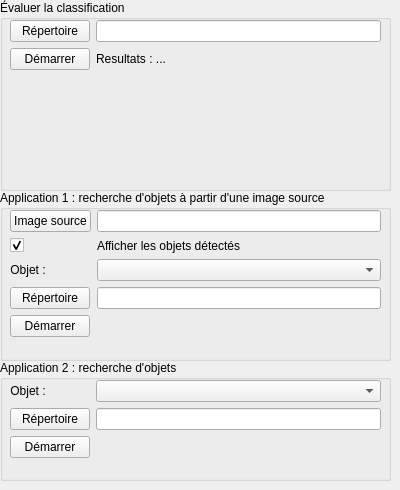
      <widget class="QWidget" name="tab_5">
       <attribute name="title">
        <string>Tests et Applications</string>
       </attribute>
       <widget class="QGroupBox" name="groupBox_12">
        <property name="geometry">
         <rect>
          <x>0</x>
          <y>360</y>
          <width>391</width>
          <height>121</height>
         </rect>
        </property>
        <property name="sizePolicy">
         <sizepolicy hsizetype="Preferred" vsizetype="Preferred">
          <horstretch>0</horstretch>
          <verstretch>0</verstretch>
         </sizepolicy>
        </property>
        <property name="title">
         <string>Application 2 : recherche d'objets</string>
        </property>
        <widget class="QWidget" name="formLayoutWidget_5">
         <property name="geometry">
          <rect>
           <x>10</x>
           <y>20</y>
           <width>371</width>
           <height>91</height>
          </rect>
         </property>
         <layout class="QFormLayout" name="formLayout_5">
          <property name="fieldGrowthPolicy">
           <enum>QFormLayout::AllNonFixedFieldsGrow</enum>
          </property>
          <item row="0" column="0">
           <widget class="QLabel" name="label_18">
            <property name="sizePolicy">
             <sizepolicy hsizetype="Preferred" vsizetype="Preferred">
              <horstretch>0</horstretch>
              <verstretch>0</verstretch>
             </sizepolicy>
            </property>
            <property name="text">
             <string>Objet :</string>
            </property>
            <property name="alignment">
             <set>Qt::AlignCenter</set>
            </property>
           </widget>
          </item>
          <item row="0" column="1">
           <widget class="QComboBox" name="comboBox_4"/>
          </item>
          <item row="1" column="0">
           <widget class="QPushButton" name="pushButton_12">
            <property name="text">
             <string>Répertoire</string>
            </property>
           </widget>
          </item>
          <item row="1" column="1">
           <widget class="QLineEdit" name="lineEdit_8"/>
          </item>
          <item row="2" column="0">
           <widget class="QPushButton" name="pushButton_13">
            <property name="text">
             <string>Démarrer</string>
            </property>
           </widget>
          </item>
         </layout>
        </widget>
       </widget>
       <widget class="QGroupBox" name="groupBox_8">
        <property name="geometry">
         <rect>
          <x>0</x>
          <y>190</y>
          <width>391</width>
          <height>171</height>
         </rect>
        </property>
        <property name="sizePolicy">
         <sizepolicy hsizetype="Preferred" vsizetype="Preferred">
          <horstretch>0</horstretch>
          <verstretch>0</verstretch>
         </sizepolicy>
        </property>
        <property name="title">
         <string>Application 1 : recherche d'objets à partir d'une image source</string>
        </property>
        <widget class="QWidget" name="formLayoutWidget_3">
         <property name="geometry">
          <rect>
           <x>10</x>
           <y>20</y>
           <width>371</width>
           <height>141</height>
          </rect>
         </property>
         <layout class="QFormLayout" name="formLayout_3">
          <item row="0" column="0">
           <widget class="QPushButton" name="pushButton_9">
            <property name="sizePolicy">
             <sizepolicy hsizetype="Preferred" vsizetype="Preferred">
              <horstretch>0</horstretch>
              <verstretch>0</verstretch>
             </sizepolicy>
            </property>
            <property name="text">
             <string>Image source</string>
            </property>
           </widget>
          </item>
          <item row="0" column="1">
           <widget class="QLineEdit" name="lineEdit_6">
            <property name="readOnly">
             <bool>true</bool>
            </property>
           </widget>
          </item>
          <item row="3" column="0">
           <widget class="QPushButton" name="pushButton_10">
            <property name="text">
             <string>Répertoire</string>
            </property>
           </widget>
          </item>
          <item row="3" column="1">
           <widget class="QLineEdit" name="lineEdit_7"/>
          </item>
          <item row="4" column="0">
           <widget class="QPushButton" name="pushButton_11">
            <property name="text">
             <string>Démarrer</string>
            </property>
           </widget>
          </item>
          <item row="2" column="0">
           <widget class="QLabel" name="label_23">
            <property name="sizePolicy">
             <sizepolicy hsizetype="Preferred" vsizetype="Preferred">
              <horstretch>0</horstretch>
              <verstretch>0</verstretch>
             </sizepolicy>
            </property>
            <property name="text">
             <string>Objet :</string>
            </property>
            <property name="alignment">
             <set>Qt::AlignCenter</set>
            </property>
           </widget>
          </item>
          <item row="2" column="1">
           <widget class="QComboBox" name="comboBox_6"/>
          </item>
          <item row="1" column="0">
           <widget class="QCheckBox" name="checkBox">
            <property name="text">
             <string/>
            </property>
            <property name="checked">
             <bool>true</bool>
            </property>
           </widget>
          </item>
          <item row="1" column="1">
           <widget class="QLabel" name="label_10">
            <property name="text">
             <string>Afficher les objets détectés</string>
            </property>
           </widget>
          </item>
         </layout>
        </widget>
       </widget>
       <widget class="QGroupBox" name="groupBox_7">
        <property name="geometry">
         <rect>
          <x>0</x>
          <y>0</y>
          <width>391</width>
          <height>191</height>
         </rect>
        </property>
        <property name="sizePolicy">
         <sizepolicy hsizetype="Preferred" vsizetype="Preferred">
          <horstretch>0</horstretch>
          <verstretch>0</verstretch>
         </sizepolicy>
        </property>
        <property name="title">
         <string>Évaluer la classification</string>
        </property>
        <widget class="QWidget" name="formLayoutWidget_2">
         <property name="geometry">
          <rect>
           <x>10</x>
           <y>20</y>
           <width>371</width>
           <height>161</height>
          </rect>
         </property>
         <layout class="QFormLayout" name="formLayout_2">
          <property name="fieldGrowthPolicy">
           <enum>QFormLayout::AllNonFixedFieldsGrow</enum>
          </property>
          <item row="0" column="0">
           <widget class="QPushButton" name="pushButton_5">
            <property name="text">
             <string>Répertoire</string>
            </property>
           </widget>
          </item>
          <item row="0" column="1">
           <widget class="QLineEdit" name="lineEdit_4"/>
          </item>
          <item row="1" column="0">
           <widget class="QPushButton" name="pushButton_6">
            <property name="text">
             <string>Démarrer</string>
            </property>
           </widget>
          </item>
          <item row="1" column="1">
           <widget class="QLabel" name="label_16">
            <property name="text">
             <string>Resultats : ...</string>
            </property>
            <property name="wordWrap">
             <bool>true</bool>
            </property>
           </widget>
          </item>
         </layout>
        </widget>
       </widget>
      </widget>
